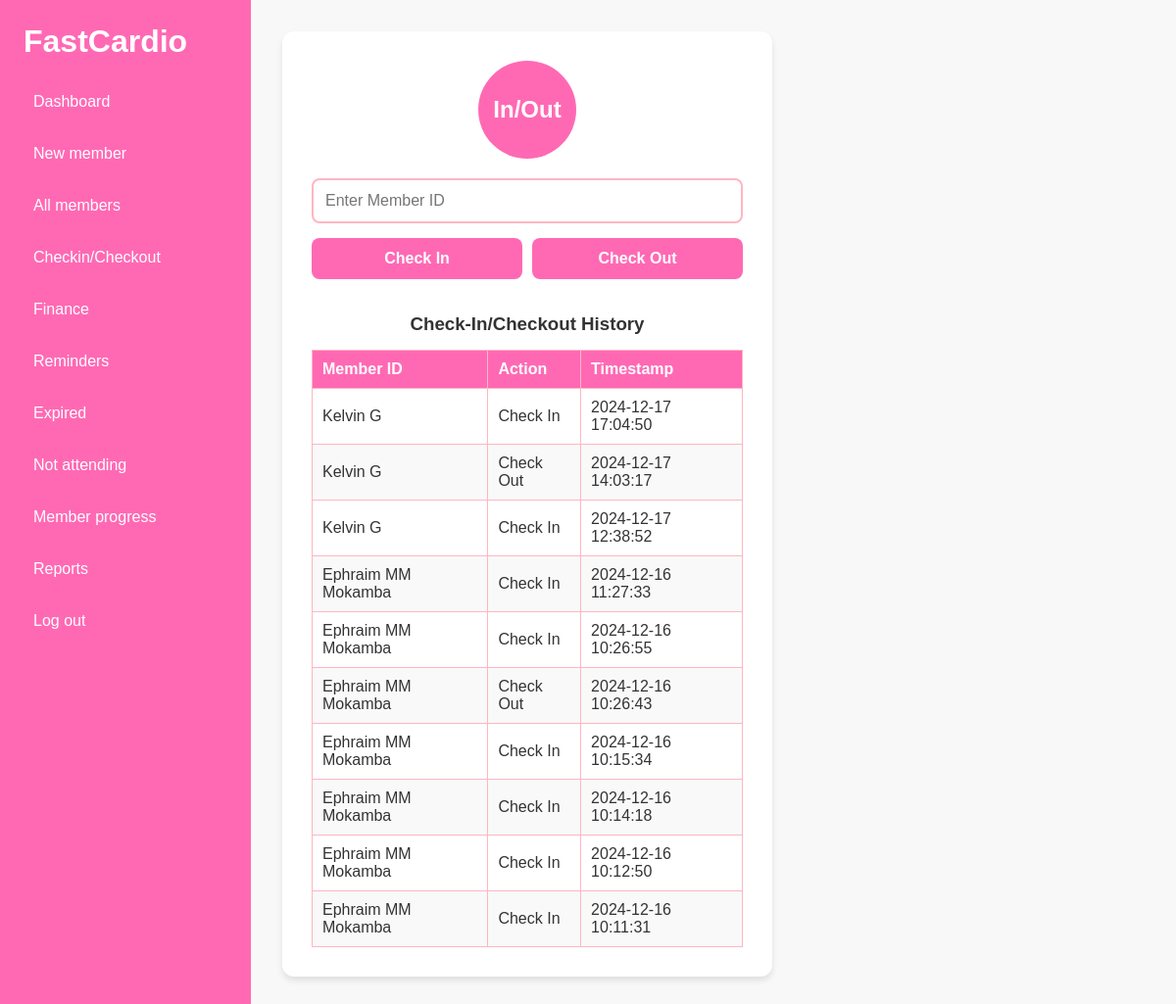
Page /checkin/ on the committed database.
### members/models.py (models this page shows)
class CheckInOutRecord(models.Model):
    ACTIONS = [
        ('check_in', 'Check In'),
        ('check_out', 'Check Out')
    ]
    member = models.ForeignKey(Member, on_delete=models.CASCADE, related_name='CheckinOut')
    action = models.CharField(max_length=10, choices=ACTIONS)
    timestamp = models.DateTimeField(default=timezone.now)
    class Meta:
        ordering = ['-timestamp']
    def __str__(self):
        return f"{self.member} - {self.get_action_display()} at {self.timestamp}"

class Member(models.Model):
    first_name = models.CharField(max_length=50)
    last_name = models.CharField(max_length=50)
    phone_number = models.CharField(max_length=15)
    date_joined = models.DateTimeField(auto_now_add=True)
    is_active = models.BooleanField(default=True)
    additional_info = models.TextField(blank=True,null=True)
    gender = models.CharField(max_length= 6)
    def __str__(self):
        return f"{self.first_name} {self.last_name}"

### members/views.py (the view)
# urls.py: path('checkin/',views.checkin,name="Checkin" ),
def checkin(request):
    recent_records = CheckInOutRecord.objects.select_related('member').all()[:10]
    print(recent_records)
    return render(request,"Checkin.html",{'recent_records': recent_records })

### members/templates/Checkin.html (shortened to what this page needs)
{% extends 'sidebar.html' %}
{% load static %}
{% block extra_styles %}
    <link rel="stylesheet" href="{% static 'checkin.css' %}">
{% endblock %}
{% block content %}
    <div class="container">
        <div class="logo">In/Out</div>
        <input type="text" class="member-input" placeholder="Enter Member ID" id="memberIdInput">
        <div class="btn-group">
            <button class="check-in-btn">Check In</button>
            <button class="check-out-btn">Check Out</button>
        </div>
        <div class="history-section">
            <h3>Check-In/Checkout History</h3>
            <table class="history-table" id="historyTable">
                <thead>
                    <tr>
                        <th>Member ID</th>
                        <th>Action</th>
                        <th>Timestamp</th>
                    </tr>
                </thead>
                <tbody id="historyTableBody">
                    {% for record in recent_records %}
                    <tr>
                        <td>{{ record.member }}</td>
                        <td>{{ record.get_action_display }}</td>
                        <td>{{ record.timestamp|date:"Y-m-d H:i:s" }}</td>
                    </tr>
                    {% endfor %}
                </tbody>
            </table>
        </div>
    </div>
{% endblock %}

### members/static/sidebar.css (style rules this page uses)
* { box-sizing: border-box; margin: 0; padding: 0; }
body { font-family: 'Roboto', sans-serif; font-size: 16px; color: #333; background-color: #fff; }
body { font-family: Arial, sans-serif; background-color: #f2f2f2; margin: 0; padding: 0; }
input { width: 100%; padding: 10px; border: 1px solid #ccc; border-radius: 4px; box-sizing: border-box; }

### members/static/checkin.css (style rules this page uses)
:root { --primary-pink: #FF69B4; --light-pink: #FFB6C1; --dark-pink: #DB7093; --text-color: #333; --background-color: #F8F8F8; --sidebar-width: 250px; }
* { margin: 0; padding: 0; box-sizing: border-box; font-family: 'Arial', sans-serif; }
body { background-color: var(--background-color); display: flex; min-height: 100vh; }
.container { background-color: white; border-radius: 12px; box-shadow: 0 4px 6px rgba(0,0,0,0.1); width: 100%; max-width: 500px; padding: 30px; text-align: center; }
.logo { width: 100px; height: 100px; background-color: var(--primary-pink); border-radius: 50%; margin: 0 auto 20px; display: flex; justify-content: center; align-items: center; color: white; font-size: 24px; font-weight: bold; }
.member-input { width: 100%; padding: 12px; margin-bottom: 15px; border: 2px solid var(--light-pink); border-radius: 8px; font-size: 16px; transition: border-color 0.3s ease; }
.check-in-btn, .check-out-btn { width: 100%; padding: 12px; border: none; border-radius: 8px; background-color: var(--primary-pink); color: white; font-size: 16px; font-weight: bold; cursor: pointer; transition: background-color 0.3s ease; margin-bottom: 15px; }
.btn-group { display: flex; gap: 10px; }
.history-section { margin-top: 20px; width: 100%; }
.history-table { width: 100%; border-collapse: collapse; margin-top: 15px; }
.history-table th, .history-table td { border: 1px solid var(--light-pink); padding: 10px; text-align: left; }
.history-table th { background-color: var(--primary-pink); color: white; }
.history-table tr:nth-child(even) { background-color: #f9f9f9; }

### rows in the picture
CheckInOutRecord: member "Kelvin G", action "Check In", timestamp "2024-12-17 17:04:50"
CheckInOutRecord: member "Kelvin G", action "Check Out", timestamp "2024-12-17 14:03:17"
CheckInOutRecord: member "Kelvin G", action "Check In", timestamp "2024-12-17 12:38:52"
CheckInOutRecord: member "Ephraim MM Mokamba", action "Check In", timestamp "2024-12-16 11:27:33"
CheckInOutRecord: member "Ephraim MM Mokamba", action "Check In", timestamp "2024-12-16 10:26:55"
CheckInOutRecord: member "Ephraim MM Mokamba", action "Check Out", timestamp "2024-12-16 10:26:43"
CheckInOutRecord: member "Ephraim MM Mokamba", action "Check In", timestamp "2024-12-16 10:15:34"
CheckInOutRecord: member "Ephraim MM Mokamba", action "Check In", timestamp "2024-12-16 10:14:18"
CheckInOutRecord: member "Ephraim MM Mokamba", action "Check In", timestamp "2024-12-16 10:12:50"
CheckInOutRecord: member "Ephraim MM Mokamba", action "Check In", timestamp "2024-12-16 10:11:31"
